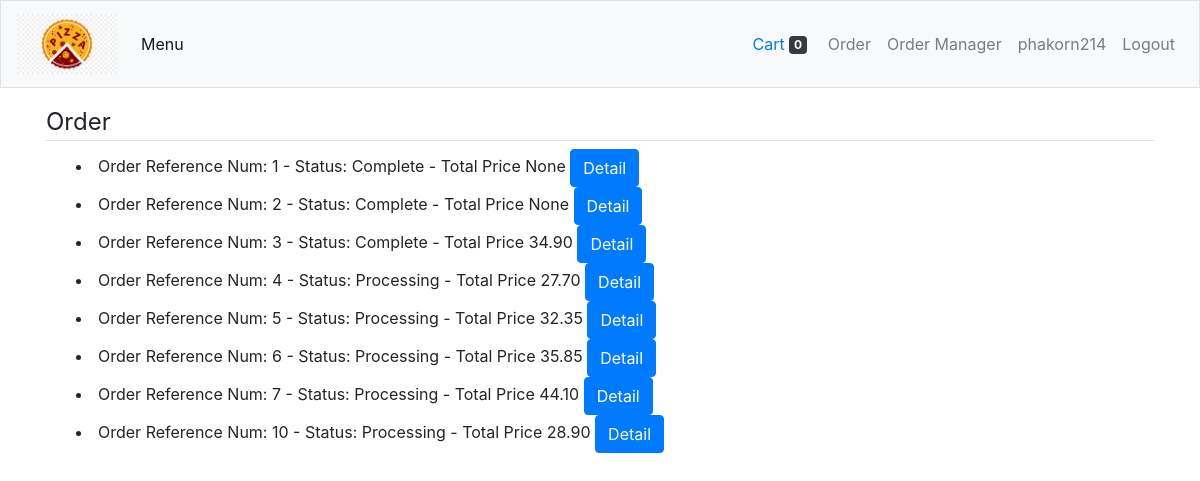
The page /order (signed in) on the database its author committed.
### orders/models.py (models this page shows, shortened)
class Order(models.Model):
    user = models.ForeignKey(User,on_delete=models.CASCADE)
    status = models.CharField(
        max_length=20,
        choices=STATUS
    )
    total_price = models.DecimalField(
            max_digits=5,
            decimal_places=2,
            help_text="Price in USD",
            null=True,
            blank=True
    )

### orders/views.py (the view)
# urls.py: path("order", views.order, name="order"),
@login_required(login_url='/login/')
def order(request):
    context = {
        "orders": Order.objects.filter(user=request.user.id),
    }
    return render(request, "orders/order.html", context)

### orders/templates/orders/order.html
{% extends "orders/layout.html" %}
{% block content %}
<legend class="border-bottom mb-12">Order</legend>
<div class="container menu-container">
    <div class="col-md-12">
      {% for order in orders %}
        {% if order.status != "Ordering" %}
            <li>
                Order Reference Num: {{ order.id }} - Status: {{ order.status }}  - Total Price {{ order.total_price }}
                <form class="d-inline-block" method="get" action="{% url 'orderDetail' order.id %}">
                <button type="submit" class="btn btn-primary">
                    Detail
                </button>
                </form>
            </li>
        {% endif %}
      {% endfor %}
    </div>
</div>
{% endblock %}

### orders/templates/orders/layout.html (shortened to what this page needs)
{% load static %}
<!DOCTYPE html>
<html lang="en">
    <head>
        <link rel="stylesheet" type="text/css" media="screen" href="{% static 'bootstrap.min.css' %}" />
        <link rel="stylesheet" href="{% static 'style.css' %}">
    </head>
    <body>
            <nav class="navbar navbar-expand-lg navbar-light bg-light border">
                    <a class="navbar-brand" href="{% url 'index' %}">
                        <img src="{% static 'pizza.png' %}" width="100" height="60" alt="Pizza">
                    </a>
                    <div class="collapse navbar-collapse" id="navbarNavDropdown">
                    {% if user.is_authenticated %}
                      <ul class="navbar-nav">
                        <li class="nav-item active">
                          <a class="nav-link" href="{% url 'index' %}">Menu</a>
                        </li>
                      </ul>
                      <ul class="navbar-nav ml-auto">
                          <button type="button" class="btn btn-light">
                              <a href="{%url "cart" %}">
                                Cart
                              </a>
                              <span id="cart_badge" data-items="0" class="badge badge-dark">
                                0
                              </span>
                          </button>
                          <li class="nav-item"><a class="nav-link" href="{% url 'order' %}">Order</a></li>
                          {% if user.is_superuser %}
                          <li class="nav-item"><a class="nav-link" href="{% url 'orderManager' %}">Order Manager</a></li>
                          {% endif %}
                          <li class="nav-item"><a class="nav-link" href="#">{{ user.username }}</a></li>
                          <li class="nav-item"><a class="nav-link" href="{% url 'logout' %}">Logout</a></li>
                      </ul>
                    {% else %}
                        <ul class="navbar-nav ml-auto">
                            <li class="nav-item"><a class="nav-link" href="{% url 'register' %}">Register</a></li>
                            <li class="nav-item"><a class="nav-link" href="{% url 'login' %}">Login</a></li>
                        </ul>
                    {% endif %}
                    </div>
                  </nav>
    </body>
    <main class="container p-3">
        {% block content %}{% endblock %}
    </main>
</html>

### orders/static/style.css (style rules this page uses)
main { overflow-x: auto; }
.menu-container { display: flex; flex-direction: row; flex-wrap: wrap; justify-content: space-around; align-items: baseline; }

### rows shown on the page
Order: id "1", status "Complete", total_price "None"
Order: id "2", status "Complete", total_price "None"
Order: id "3", status "Complete", total_price "34.90"
Order: id "4", status "Processing", total_price "27.70"
Order: id "5", status "Processing", total_price "32.35"
Order: id "6", status "Processing", total_price "35.85"
Order: id "7", status "Processing", total_price "44.10"
Order: id "10", status "Processing", total_price "28.90"

### other values the page prints
{{ user.username }} "phakorn214"
